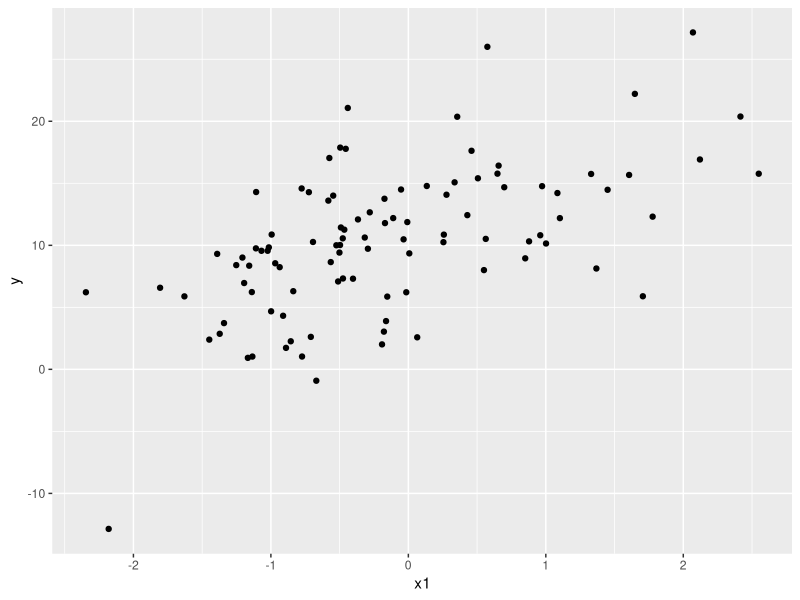
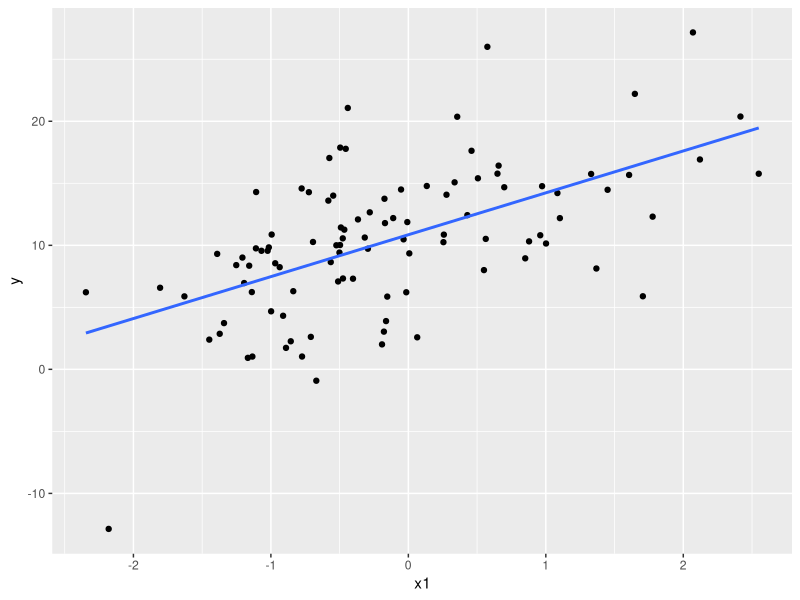

Write R code to recreate these figures, in order. (Note: this script raises an error after producing the figures.)
## ---- chunk 1
knitr::opts_chunk$set(echo = TRUE)
library(tidyverse)
library(car)
set.seed(1234)
## ---- chunk 2

#架空のデータを作る
set.seed(1234)
N = 100
a = 10
b1 = 3
b2 = 0.5
x1 = rnorm(n = N)
x2 = rnorm(n = N)
e = rnorm(n = N, sd = 5)
y = b1*x1 + b2*x2 + a + e
sample_data = data.frame(x1 = x1, x2 = x2, y= y)

head(sample_data) #サンプルデータの上数行を表示
qplot(data=sample_data, x1, y) #x1とyの散布図を示す

## ---- chunk 3

result = lm(data = sample_data, y ~ x1) #結果を別の変数で保存しておき，summary()関数で詳細な結果を出すことができる
summary(result)

## ---- chunk 4
p = qplot(data = sample_data, x1, y)
p = p + stat_smooth(method = "lm", se = FALSE)
p

## ---- chunk 5

y = sample_data$y
x1 = sample_data$x1

residual = function(para){
    b = para[1]
    a = para[2]
    hat_y = b*x1 + a #x1とパラメータa, bから，予測値hat_yを計算する
    sum((y - hat_y)^2) #予測値と実測値との差の二乗の合計値を求めたものをresidualという変数で保存
}


optim(par = c(1, 1), residual) #特に何も指定しなければ，residualという変数を最小化せよという命令となる（par=c(1, 1)は，bとaを計算するときの初期値を1, 1にせよという命令。あまり深く考えなくて良い）。出力結果の「par」に，傾き(b)と切片(a)の推定結果が出る。lm()関数を使って計算した値と近似しているはず。

## ---- chunk 6

result_2 = lm(data=sample_data, y ~ x1 + x2)
summary(result_2)

## ---- chunk 7

car::vif(result_2) #lm()関数で計算した回帰分析の結果を入れれば良い。

## ---- chunk 8

#サンプルデータの作成
set.seed(1234)
y = rnorm(100)
x = round(runif(100),0)
sampledata_2 = data.frame(y = y,x = x)

head(sampledata_2) #sampledata_2の上数行だけを表示する。

result_3 = lm(data = sampledata_2, y ~ x)
summary(result_3)

## ---- chunk 9

t.test(data = sampledata_2, y ~ x, paired = F, var.equal = T)　#等分散を仮定した場合の検定。

## ---- chunk 10

head(attitude)

## ---- chunk 11

A = c(38, 53, 61, 27, 54, 55, 44, 45, 44, 41)
B = c(55, 50, 52, 61, 70, 59, 55, 51, 52, 84)
Value = c(A, B)
Prefecture = c(rep("A", 10), rep("B", 10))
dat_q2 = data.frame(Prefecture = Prefecture, Value = Value)
dat_q2

## ---- chunk 12

dat_q2$A = ifelse(dat_q2$Prefecture == "A", 1, 0) #「もしPrefectureがAならば1，それ以外ならば0とする，新しい変数Aを作れ」という命令

